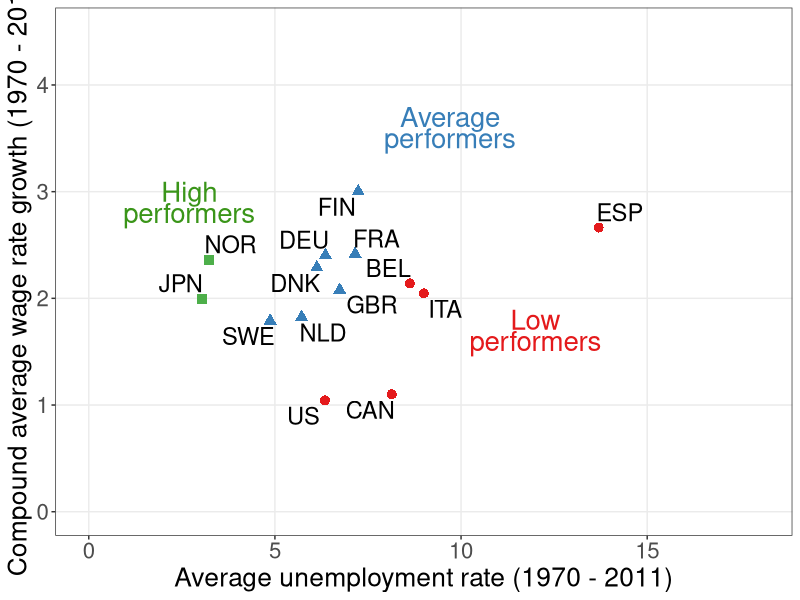
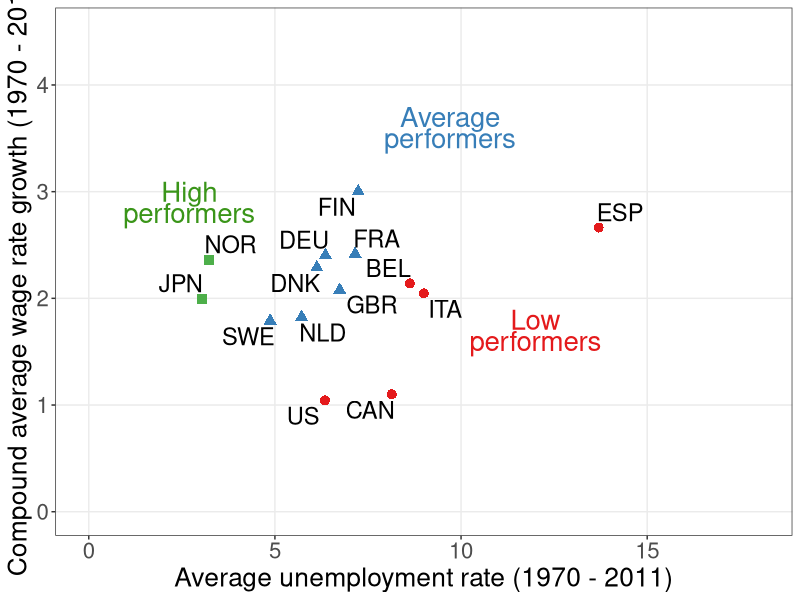

These charts were generated, in order, by the following R code:
library(ggplot2)
library(ggrepel)
library(scales)
library(RColorBrewer)

#Import data
wageunions <- read.csv("employment/unions_data_wages.csv")
#Set color palette
COL <- brewer.pal(3, "Set1")
grays <- gray.colors(25, start = 1, end = 0, alpha = 1)

#Plot initial data with ggplot
u1 <- ggplot(wageunions,aes(x = UnemploymentAvg, y = RealWageGrowth, 
                            color = factor(Performance), 
                            shape = factor(Performance)))
#Add bells and whistles to plot
u1 + 
  geom_point(size = 3) + 
  coord_cartesian(xlim = c(0, 18), ylim = c(0, 4.5)) +
  labs(x = "Average unemployment rate (1970 - 2011)",
       y = "Compound average wage rate growth (1970 - 2011)") + 
  # xlab("Average Unemployment Rate (1970 - 2011)") + 
  # ylab("Compound Average Wage Rate Growth (1970 - 2011)") + 
  scale_color_brewer(palette="Set1", name = "Performance", 
                     labels = c("Low", "Average", "High")) +
  scale_shape_discrete(name = "Performance", 
                       labels = c("Low", "Average", "High")) + 
  # annotate("text", x = 14, y = 1.25, label = "Low", color = COL[1], size = 6) + 
  # annotate("text", x = 14, y = 1, label = "Performers", color = COL[1], size = 6) + 
  # annotate("segment", x = 2.5, xend = 13, y = 0.2, yend = 3.5, color = COL[1], lty = 2) + 
  # annotate("text", x = 10, y = 3.75, label = "Average", color = COL[2], size = 6) + 
  # annotate("text", x = 10, y = 3.5, label = "Performers", color = COL[2], size = 6) + 
  # annotate("text", x = 2.5, y = 3.75, label = "High", color = COL[3], size = 6) +
  # annotate("text", x = 2.5, y = 3.5, label = "Performers", color = COL[3], size = 6) +
  # annotate("segment", x = 1, xend = 9, y = 0.5, yend = 4.5, color = COL[3], lty = 2) + 
  annotate("text", x = 12, y = 1.8, label = "Low", color = COL[1], size = 7) +
  annotate("text", x = 12, y = 1.6, label = "performers", color = COL[1], size = 7) +
  #annotate("segment", x = 2.5, xend = 13, y = 0.2, yend = 3.5, color = grays[20], lty = 2) +
  annotate("text", x = 9.7, y = 3.7, label = "Average", color = COL[2], size = 7) +
  annotate("text", x = 9.7, y = 3.5, label = "performers", color = COL[2], size = 7) +
  annotate("text", x = 2.7, y = 3, label = "High", color = "#3A9519", size = 7) +
  annotate("text", x = 2.7, y = 2.8, label = "performers", color = "#3A9519", size = 7) +
  #annotate("segment", x = 1, xend = 9, y = 0.5, yend = 4.5, color = grays[20], lty = 2) +
  geom_text_repel(aes(label = Country), size = 6,point.padding = 0.09, show.legend = FALSE, color = "black") +
  theme_bw() +
  theme(panel.grid.minor = element_blank(),
        legend.position = "none",
        axis.title = element_text(size = 19), 
        axis.text = element_text(size = 16), 
        legend.title = element_text(size = 16), 
        legend.text = element_text(size = 14))

ggsave("employment/employment_unemployment_wages_data.pdf", width = 9, height = 7, units = "in")
